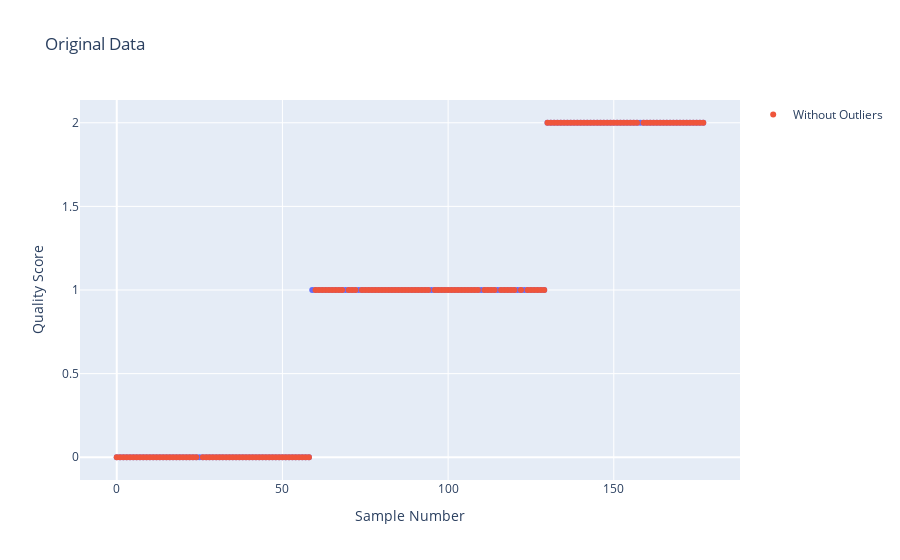

Notebook cell for this chart:
### Markdown cell above
**Note:** The value of the threshold can be adjusted as needed. In this example, we used a threshold of 3, but in some cases, a different threshold may be more appropriate.

### Code cell
import plotly.express as px


# Plot the original data and the data without outliers using Plotly
fig = px.scatter(x=df.index, y=df['Quality'], labels={'x':'Sample Number', 'y':'Quality Score'},
                 title='Original Data')
fig.add_scatter(x=df_without_outliers.index, y=df_without_outliers['Quality'], 
                mode='markers', name='Without Outliers')
fig.show()

### Figure 1 — Plotly figure (JSON) as saved in the notebook; plotly's stock layout.template omitted (floating-point values rounded to 4 significant figures; data arrays with more than 128 entries replaced by an {"elided": "..."} marker saying what was removed)
{"data": [{"hovertemplate": "Sample Number=%{x}<br>Quality Score=%{y}<extra></extra>", "legendgroup": "", "marker": {"color": "#636efa", "symbol": "circle"}, "mode": "markers", "name": "", "orientation": "v", "showlegend": false, "type": "scatter", "x": {"elided": "178 int values"}, "xaxis": "x", "y": {"elided": "178 int values"}, "yaxis": "y"}, {"mode": "markers", "name": "Without Outliers", "type": "scatter", "x": {"elided": "168 int values"}, "y": {"elided": "168 int values"}}], "layout": {"legend": {"tracegroupgap": 0}, "title": {"text": "Original Data"}, "xaxis": {"anchor": "y", "domain": [0, 1], "title": {"text": "Sample Number"}}, "yaxis": {"anchor": "x", "domain": [0, 1], "title": {"text": "Quality Score"}}}}
